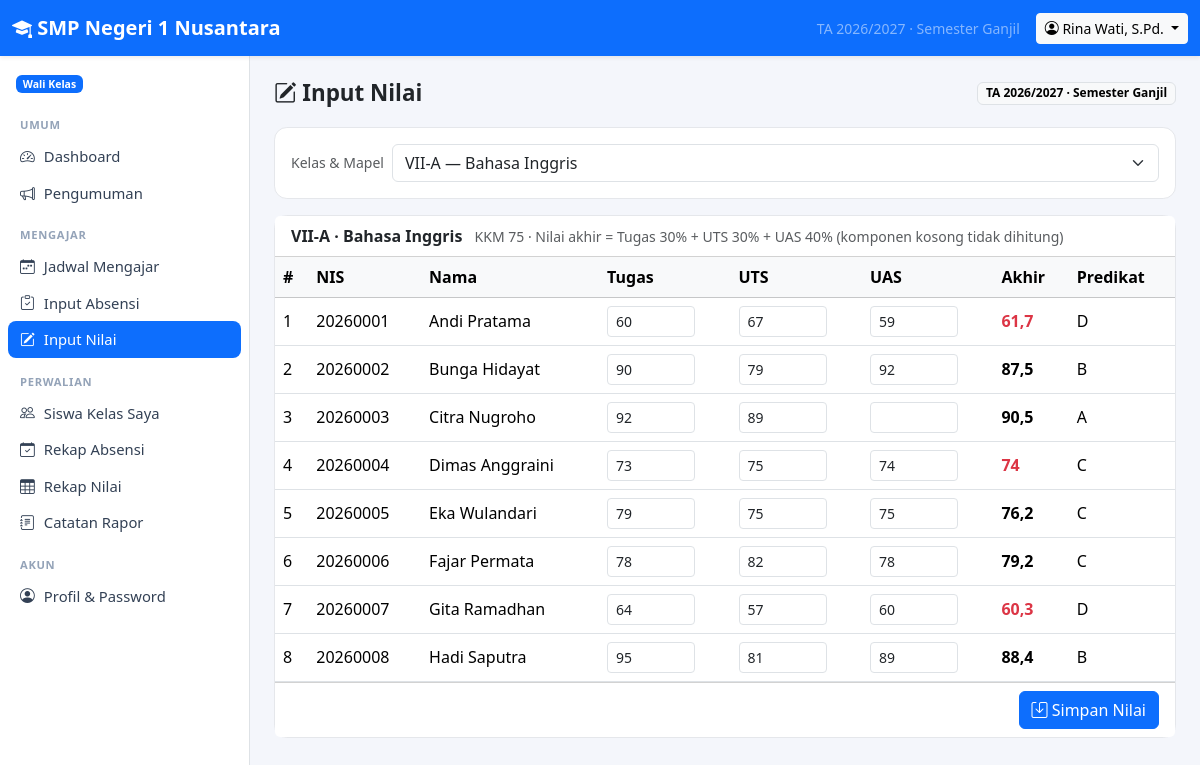
The app's page /index.php?r=guru/nilai (signed in) with its own data.
### tables this page shows
CREATE TABLE `users` (
  `id` int(11) NOT NULL AUTO_INCREMENT,
  `username` varchar(50) NOT NULL,
  `password_hash` varchar(255) NOT NULL,
  `name` varchar(100) NOT NULL,
  `role` varchar(20) NOT NULL,
  `nip` varchar(30) DEFAULT NULL,
  `email` varchar(100) DEFAULT NULL,
  `phone` varchar(30) DEFAULT NULL,
  `active` int(11) NOT NULL DEFAULT 1,
  `created_at` datetime DEFAULT current_timestamp(),
  PRIMARY KEY (`id`),
  UNIQUE KEY `username` (`username`),
  KEY `idx_users_role` (`role`)
);

CREATE TABLE `classes` (
  `id` int(11) NOT NULL AUTO_INCREMENT,
  `name` varchar(50) NOT NULL,
  `level` int(11) NOT NULL,
  `homeroom_teacher_id` int(11) DEFAULT NULL,
  PRIMARY KEY (`id`),
  UNIQUE KEY `name` (`name`),
  KEY `homeroom_teacher_id` (`homeroom_teacher_id`),
  CONSTRAINT `classes_ibfk_1` FOREIGN KEY (`homeroom_teacher_id`) REFERENCES `users` (`id`) ON DELETE SET NULL
);

CREATE TABLE `subjects` (
  `id` int(11) NOT NULL AUTO_INCREMENT,
  `code` varchar(20) NOT NULL,
  `name` varchar(100) NOT NULL,
  `kkm` int(11) NOT NULL DEFAULT 75,
  PRIMARY KEY (`id`),
  UNIQUE KEY `code` (`code`)
);

CREATE TABLE `students` (
  `id` int(11) NOT NULL AUTO_INCREMENT,
  `user_id` int(11) NOT NULL,
  `nis` varchar(30) NOT NULL,
  `class_id` int(11) DEFAULT NULL,
  `parent_id` int(11) DEFAULT NULL,
  `gender` char(1) DEFAULT NULL,
  `birth_place` varchar(100) DEFAULT NULL,
  `birth_date` date DEFAULT NULL,
  `address` text DEFAULT NULL,
  PRIMARY KEY (`id`),
  UNIQUE KEY `user_id` (`user_id`),
  UNIQUE KEY `nis` (`nis`),
  KEY `idx_students_class` (`class_id`),
  KEY `idx_students_parent` (`parent_id`),
  CONSTRAINT `students_ibfk_1` FOREIGN KEY (`user_id`) REFERENCES `users` (`id`) ON DELETE CASCADE,
  CONSTRAINT `students_ibfk_2` FOREIGN KEY (`class_id`) REFERENCES `classes` (`id`) ON DELETE SET NULL,
  CONSTRAINT `students_ibfk_3` FOREIGN KEY (`parent_id`) REFERENCES `users` (`id`) ON DELETE SET NULL
);

CREATE TABLE `grades` (
  `id` int(11) NOT NULL AUTO_INCREMENT,
  `student_id` int(11) NOT NULL,
  `assignment_id` int(11) NOT NULL,
  `academic_year` varchar(9) NOT NULL,
  `semester` varchar(10) NOT NULL,
  `task_score` decimal(5,2) DEFAULT NULL,
  `mid_score` decimal(5,2) DEFAULT NULL,
  `final_score` decimal(5,2) DEFAULT NULL,
  `recorded_by` int(11) DEFAULT NULL,
  `updated_at` datetime DEFAULT current_timestamp(),
  PRIMARY KEY (`id`),
  UNIQUE KEY `student_id` (`student_id`,`assignment_id`,`academic_year`,`semester`),
  KEY `assignment_id` (`assignment_id`),
  KEY `recorded_by` (`recorded_by`),
  CONSTRAINT `grades_ibfk_1` FOREIGN KEY (`student_id`) REFERENCES `students` (`id`) ON DELETE CASCADE,
  CONSTRAINT `grades_ibfk_2` FOREIGN KEY (`assignment_id`) REFERENCES `teaching_assignments` (`id`) ON DELETE CASCADE,
  CONSTRAINT `grades_ibfk_3` FOREIGN KEY (`recorded_by`) REFERENCES `users` (`id`) ON DELETE SET NULL
);

### app/views/guru/grades.php (the view, shortened to what the rows shown need)
<?php $w = config('grade_weights'); ?>
<div class="page-header">
    <h1><i class="bi bi-pencil-square"></i> Input Nilai</h1>
    <span class="badge text-bg-light border">TA <?= e($period['year']) ?> · Semester <?= e($period['semester']) ?></span>
</div>
<?php if (!$assignments): ?>
    <div class="alert alert-info">Anda belum memiliki penugasan mengajar.</div>
<?php else: ?>
<div class="card mb-3"><div class="card-body">
    <form method="get" class="d-flex gap-2 align-items-center">
        <label class="small text-muted text-nowrap">Kelas & Mapel</label>
        <select class="form-select" name="assignment_id" onchange="this.form.submit()">
            <?php foreach ($assignments as $a): ?>
                <option value="<?= (int) $a['id'] ?>"<?= selected($a['id'], $current['id'] ?? '') ?>><?= e($a['class_name'] . ' — ' . $a['subject']) ?></option>
            <?php endforeach; ?>
        </select>
    </form>
</div></div>
<form method="post" action="<?= url('guru/nilai', ['assignment_id' => $current['id']]) ?>">
    <div class="card">
        <div class="card-header bg-white">
            <span class="fw-semibold"><?= e($current['class_name'] . ' · ' . $current['subject']) ?></span>
            <span class="small text-muted ms-2">KKM <?= (int) $current['kkm'] ?> · Nilai akhir = Tugas <?= $w["task"] ?>% + UTS <?= $w["mid"] ?>% + UAS <?= $w["final"] ?>% (komponen kosong tidak dihitung)</span>
        </div>
        <div class="table-responsive"><table class="table table-hover table-grade mb-0">
            <thead class="table-light"><tr><th>#</th><th>NIS</th><th>Nama</th><th>Tugas</th><th>UTS</th><th>UAS</th><th>Akhir</th><th>Predikat</th></tr></thead>
            <tbody>
            <?php foreach ($students as $i => $s): $g = $grades[$s['id']] ?? [];
                $final = $g ? score_final($g['task_score'], $g['mid_score'], $g['final_score']) : null; ?>
                <tr>
                    <td><?= $i + 1 ?></td><td><?= e($s['nis']) ?></td><td><?= e($s['name']) ?></td>
                    <?php foreach (['task_score', 'mid_score', 'final_score'] as $k): ?>
                        <td><input class="form-control form-control-sm" type="number" min="0" max="100" step="0.01"
                                   name="score[<?= (int) $s['id'] ?>][<?= $k ?>]" value="<?= e(isset($g[$k]) ? (float) $g[$k] : '') ?>"></td>
                    <?php endforeach; ?>
                    <td class="fw-semibold <?= $final !== null && $final < $current['kkm'] ? 'text-danger' : '' ?>"><?= fmt_score($final) ?></td>
                    <td><?= predicate($final) ?></td>
                </tr>
            <?php endforeach; if (!$students) echo empty_row(8, 'Belum ada siswa di kelas ini.'); ?>
            </tbody>
        </table></div>
        <?php if ($students): ?>
        <div class="card-footer bg-white text-end"><button class="btn btn-primary"><i class="bi bi-save"></i> Simpan Nilai</button></div>
        <?php endif; ?>
    </div>
</form>
<?php endif; ?>

### app/views/layout.php (shortened to what the rows shown need)
<?php
$me = current_user();
$currentRoute = trim(param('r'), '/');
$schoolName = setting('school_name', config('app_name'));
$p = period();
?>
<!doctype html>
<html lang="id">
<head>
    <link href="assets/vendor/bootstrap/bootstrap.min.css" rel="stylesheet">
    <link href="assets/vendor/bootstrap-icons/bootstrap-icons.min.css" rel="stylesheet">
    <link href="assets/app.css" rel="stylesheet">
</head>
<body>
<?php if ($me): ?>
<nav class="navbar navbar-dark bg-primary sticky-top shadow-sm d-print-none">
    <div class="container-fluid">
        <a class="navbar-brand fw-semibold me-auto" href="<?= url() ?>"><i class="bi bi-mortarboard-fill"></i> <?= e($schoolName) ?></a>
        <span class="navbar-text text-white-50 small d-none d-md-inline me-3">
            TA <?= e($p['year']) ?> · Semester <?= e($p['semester']) ?>
        </span>
        <div class="dropdown">
            <button class="btn btn-sm btn-light dropdown-toggle" data-bs-toggle="dropdown">
                <i class="bi bi-person-circle"></i> <span class="d-none d-sm-inline"><?= e($me['name']) ?></span>
            </button>
        </div>
    </div>
</nav>
<div class="d-flex">
    <aside class="offcanvas-lg offcanvas-start sidebar border-end bg-body d-print-none" tabindex="-1" id="sidebar">
        <div class="offcanvas-body d-block p-2">
            <div class="px-2 py-2 mb-2 small">
                <span class="badge text-bg-primary"><?= e(role_label($me['role'])) ?></span>
            </div>
            <?php foreach (menu_for($me['role']) as $section => $items): ?>
                <div class="menu-section"><?= e($section) ?></div>
                <ul class="nav nav-pills flex-column mb-2">
                    <?php foreach ($items as [$label, $route, $icon]):
                        $active = $currentRoute === $route || ($route !== '' && str_starts_with($currentRoute, $route . '/')); ?>
                        <li class="nav-item">
                            <a class="nav-link<?= $active ? ' active' : '' ?>" href="<?= url($route) ?>">
                                <i class="bi bi-<?= e($icon) ?>"></i> <?= e($label) ?>
                            </a>
                        </li>
                    <?php endforeach; ?>
                </ul>
            <?php endforeach; ?>
        </div>
    </aside>
    <main class="flex-grow-1 p-3 p-md-4 main-content">
        <?= $content ?>
    </main>
</div>
<?php else: ?>
    <?= $content ?>
<?php endif; ?>
</body>
</html>

### records on screen
users: name "Rina Wati, S.Pd.", role "Wali Kelas"
classes: name.name "VII-A · Bahasa Inggris"
subjects: kkm "75"
students: nis "20260001", user.name "Andi Pratama", id.task_score "60", id.mid_score "67", id.final_score "59", id.final_score "61,7", id.final_score "D"
students: nis "20260002", user.name "Bunga Hidayat", id.task_score "90", id.mid_score "79", id.final_score "92", id.final_score "87,5", id.final_score "B"
students: nis "20260003", user.name "Citra Nugroho", id.task_score "92", id.mid_score "89", id.final_score "90,5", id.final_score "A"
students: nis "20260004", user.name "Dimas Anggraini", id.task_score "73", id.mid_score "75", id.final_score "74", id.final_score "C"
students: nis "20260005", user.name "Eka Wulandari", id.task_score "79", id.mid_score "75", id.final_score "75", id.final_score "76,2", id.final_score "C"
students: nis "20260006", user.name "Fajar Permata", id.task_score "78", id.mid_score "82", id.final_score "78", id.final_score "79,2", id.final_score "C"
students: nis "20260007", user.name "Gita Ramadhan", id.task_score "64", id.mid_score "57", id.final_score "60", id.final_score "60,3", id.final_score "D"
students: nis "20260008", user.name "Hadi Saputra", id.task_score "95", id.mid_score "81", id.final_score "89", id.final_score "88,4", id.final_score "B"

### other values on screen
$schoolName "SMP Negeri 1 Nusantara"
$p['year'] "2026/2027"
$p['semester'] "Ganjil"
$section "UMUM"
$label "Dashboard"
$label "Pengumuman"
$section "MENGAJAR"
$label "Jadwal Mengajar"
$label "Input Absensi"
$label "Input Nilai"
$section "PERWALIAN"
$label "Siswa Kelas Saya"
$label "Rekap Absensi"
$label "Rekap Nilai"
$label "Catatan Rapor"
